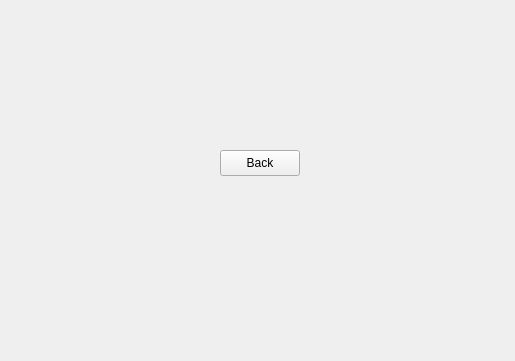
<?xml version="1.0" encoding="UTF-8"?>
<ui version="4.0">
 <class>Form</class>
 <widget class="QWidget" name="Form">
  <property name="geometry">
   <rect>
    <x>0</x>
    <y>0</y>
    <width>515</width>
    <height>361</height>
   </rect>
  </property>
  <property name="windowTitle">
   <string>Form</string>
  </property>
  <widget class="QPushButton" name="backButton">
   <property name="geometry">
    <rect>
     <x>220</x>
     <y>150</y>
     <width>80</width>
     <height>26</height>
    </rect>
   </property>
   <property name="text">
    <string>Back</string>
   </property>
  </widget>
 </widget>
 <resources/>
 <connections/>
</ui>
